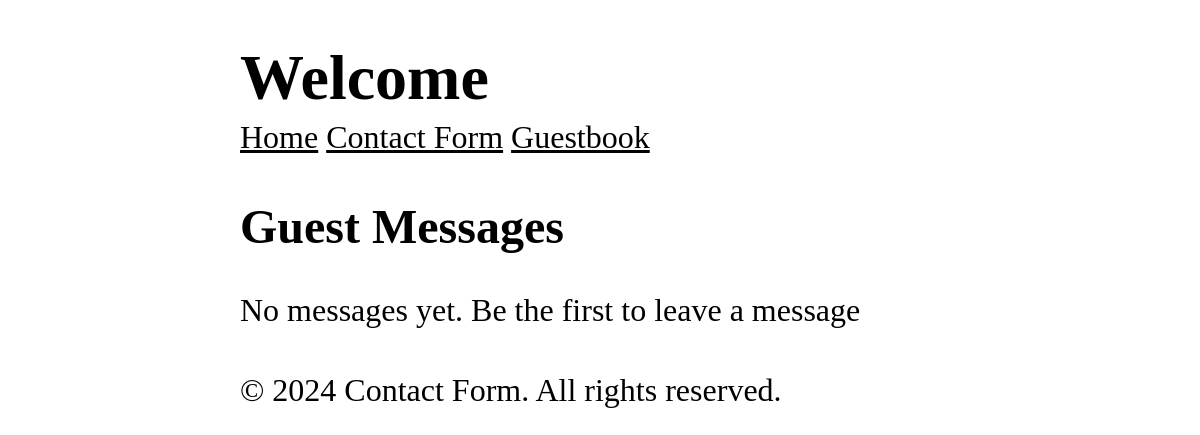
Before: /guestbook with the older database file.
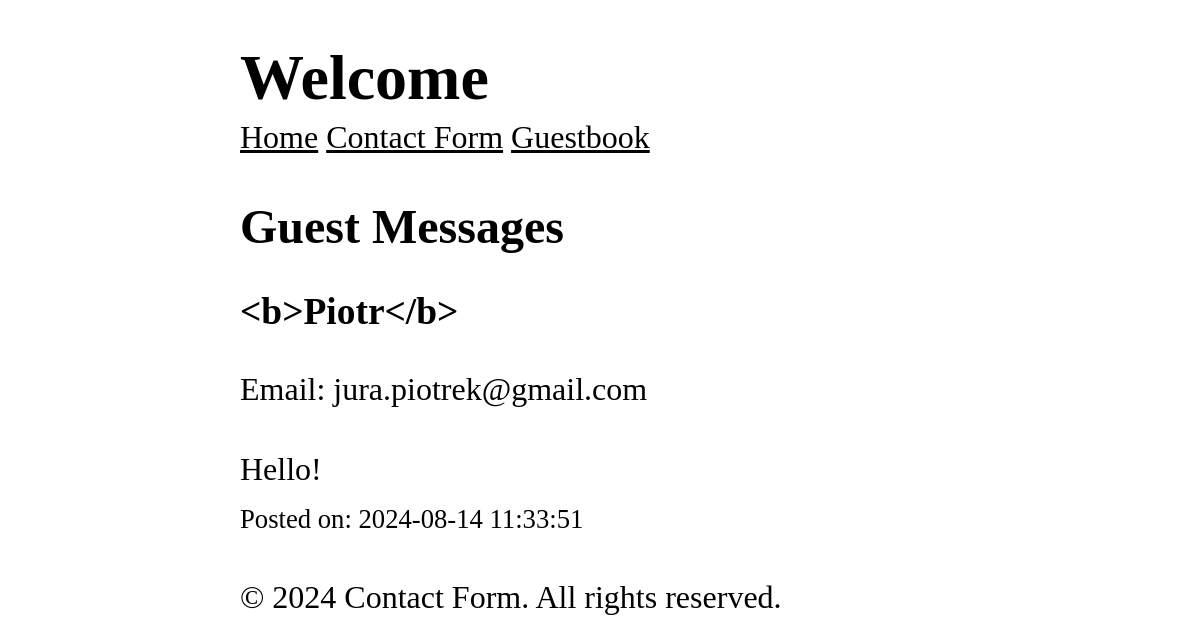
After: the same page with the newer database file.
### tables this page shows
CREATE TABLE messages (
  id INTEGER PRIMARY KEY AUTOINCREMENT,
  name TEXT NOT NULL,
  email TEXT NOT NULL,
  message TEXT NOT NULL,
  created_at TIMESTAMP DEFAULT CURRENT_TIMESTAMP
);

### includes/view.php (called while the page is built, shortened)
<?php
function renderView(string $template, array $data = []): void {
  include TEMPLATES_DIR . '/header.php';
  include TEMPLATES_DIR . '/' . $template . '.php';
  include TEMPLATES_DIR . '/footer.php';
}

### routes/guestbook_get.php (called while the page is built)
<?php
$messages = getMessages(connectDb());
renderView(
  template: 'guestbook_get',
  data: ['messages' => $messages]
);

### public/index.php (called while the page is built, shortened)
<?php
dispatch($_SERVER['REQUEST_URI'], $_SERVER['REQUEST_METHOD']);

### includes/db.php (called while the page is built, shortened)
<?php
function connectDb(): PDO {
  $pdo = new PDO('sqlite:' . DB_DIR . '/' . 'db.sqlite');
  $pdo->setAttribute(PDO::ATTR_ERRMODE, PDO::ERRMODE_EXCEPTION);
  return $pdo;
}
function getMessages(PDO $pdo): array {
  $sql = "SELECT * FROM messages ORDER BY created_at DESC";
  $stmt = $pdo->query($sql);
  return $stmt->fetchAll(PDO::FETCH_ASSOC);
}

### templates/guestbook_get.php (the view)
<?php
$messages = $data['messages'];
?>
<section>
  <h2>Guest Messages</h2>
  <?php if (empty($messages)): ?>
    <p>No messages yet. Be the first to leave a message</p>
  <?php else: ?>
    <?php foreach ($messages as $message): ?>
      <h3>
        <?=htmlspecialchars($message['name'])?>
      </h3>
      <p>Email: <?=htmlspecialchars($message['email'])?></p>
      <p><?=nl2br(htmlspecialchars($message['message']))?></p>
      <small>Posted on: <?=htmlspecialchars($message['created_at'])?></small>
    <?php endforeach ?>
  <?php endif; ?>
</section>

Changed rows visible on the page:
added messages: name "<b>Piotr</b>", email "jura.piotrek@gmail.com", message "Hello!", created_at "2024-08-14 11:33:51"
Other visible differences:
text no longer shown: "No messages yet. Be the first to leave a message"
